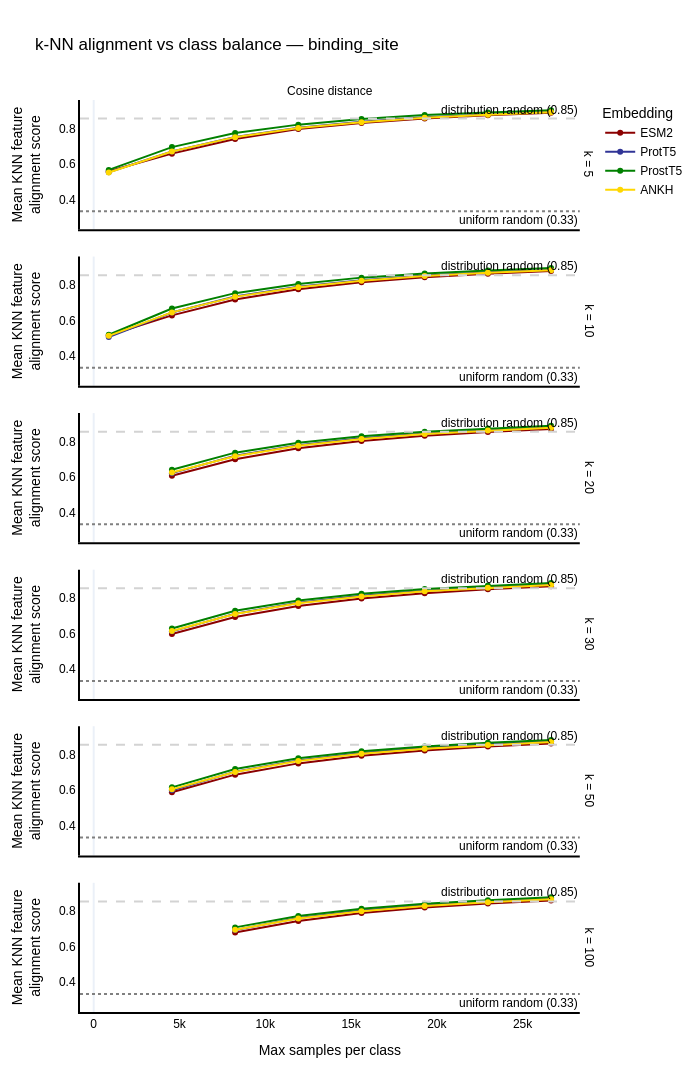

Notebook code for this chart:
### Markdown cell above
---
## Step 5 — Robustness to class imbalance and label noise

The Pla2g2 dataset has notable imbalance across enzyme classes — run both sweeps.

### 5a — Progressive rebalancing

Progressively downsample the majority class toward n_min and repeat KNN alignment.
Stable rankings → imbalance is not driving the result.
Changing rankings → the score was frequency-driven.

### Code cell
fig_balance = plot_knn_alignment_vs_class_balance(
    emma=ema,
    feature=feature,
    emb_spaces=models,
    k_values=k_values,
    metrics=["cosine"],
    n_balance_steps=8,
    seed=42,
    color_discrete_map=colors,
    show_random_baselines=True,
)
fig_balance.update_layout(width=700)
fig_balance.show()

### Figure 1 — Plotly figure (JSON) as saved in the notebook; plotly's stock layout.template omitted (floating-point values rounded to 4 significant figures)
{"data": [{"customdata": [[2631], [6786], [10469], [14152], [17835], [21518], [25201], [28884]], "hovertemplate": "Embedding=ESM2<br>k=5<br>Metric=Cosine distance<br>Max samples per class=%{x}<br>Mean KNN feature<br>alignment score=%{y}<br>Total samples=%{customdata[0]}<extra></extra>", "legendgroup": "ESM2", "line": {"color": "#8B0000", "dash": "solid"}, "marker": {"symbol": "circle"}, "mode": "lines+markers", "name": "ESM2", "orientation": "v", "showlegend": true, "type": "scatter", "x": [877, 4560, 8243, 11926, 15609, 19292, 22975, 26658], "xaxis": "x6", "y": [0.5586, 0.6576, 0.7399, 0.7959, 0.8304, 0.8561, 0.8745, 0.8882], "yaxis": "y6"}, {"customdata": [[2631], [6786], [10469], [14152], [17835], [21518], [25201], [28884]], "hovertemplate": "Embedding=ProtT5<br>k=5<br>Metric=Cosine distance<br>Max samples per class=%{x}<br>Mean KNN feature<br>alignment score=%{y}<br>Total samples=%{customdata[0]}<extra></extra>", "legendgroup": "ProtT5", "line": {"color": "#303496", "dash": "solid"}, "marker": {"symbol": "circle"}, "mode": "lines+markers", "name": "ProtT5", "orientation": "v", "showlegend": true, "type": "scatter", "x": [877, 4560, 8243, 11926, 15609, 19292, 22975, 26658], "xaxis": "x6", "y": [0.5527, 0.6696, 0.7517, 0.8028, 0.8373, 0.8629, 0.8784, 0.8924], "yaxis": "y6"}, {"customdata": [[2631], [6786], [10469], [14152], [17835], [21518], [25201], [28884]], "hovertemplate": "Embedding=ProstT5<br>k=5<br>Metric=Cosine distance<br>Max samples per class=%{x}<br>Mean KNN feature<br>alignment score=%{y}<br>Total samples=%{customdata[0]}<extra></extra>", "legendgroup": "ProstT5", "line": {"color": "#008000", "dash": "solid"}, "marker": {"symbol": "circle"}, "mode": "lines+markers", "name": "ProstT5", "orientation": "v", "showlegend": true, "type": "scatter", "x": [877, 4560, 8243, 11926, 15609, 19292, 22975, 26658], "xaxis": "x6", "y": [0.5659, 0.6943, 0.7739, 0.821, 0.8533, 0.8749, 0.8887, 0.9022], "yaxis": "y6"}, {"customdata": [[2631], [6786], [10469], [14152], [17835], [21518], [25201], [28884]], "hovertemplate": "Embedding=ANKH<br>k=5<br>Metric=Cosine distance<br>Max samples per class=%{x}<br>Mean KNN feature<br>alignment score=%{y}<br>Total samples=%{customdata[0]}<extra></extra>", "legendgroup": "ANKH", "line": {"color": "#FFD700", "dash": "solid"}, "marker": {"symbol": "circle"}, "mode": "lines+markers", "name": "ANKH", "orientation": "v", "showlegend": true, "type": "scatter", "x": [877, 4560, 8243, 11926, 15609, 19292, 22975, 26658], "xaxis": "x6", "y": [0.5513, 0.6692, 0.7505, 0.802, 0.8349, 0.86, 0.8767, 0.8905], "yaxis": "y6"}, {"customdata": [[2631], [6786], [10469], [14152], [17835], [21518], [25201], [28884]], "hovertemplate": "Embedding=ESM2<br>k=10<br>Metric=Cosine distance<br>Max samples per class=%{x}<br>Mean KNN feature<br>alignment score=%{y}<br>Total samples=%{customdata[0]}<extra></extra>", "legendgroup": "ESM2", "line": {"color": "#8B0000", "dash": "solid"}, "marker": {"symbol": "circle"}, "mode": "lines+markers", "name": "ESM2", "orientation": "v", "showlegend": false, "type": "scatter", "x": [877, 4560, 8243, 11926, 15609, 19292, 22975, 26658], "xaxis": "x5", "y": [0.5156, 0.6283, 0.7181, 0.7762, 0.8149, 0.8433, 0.8629, 0.8784], "yaxis": "y5"}, {"customdata": [[2631], [6786], [10469], [14152], [17835], [21518], [25201], [28884]], "hovertemplate": "Embedding=ProtT5<br>k=10<br>Metric=Cosine distance<br>Max samples per class=%{x}<br>Mean KNN feature<br>alignment score=%{y}<br>Total samples=%{customdata[0]}<extra></extra>", "legendgroup": "ProtT5", "line": {"color": "#303496", "dash": "solid"}, "marker": {"symbol": "circle"}, "mode": "lines+markers", "name": "ProtT5", "orientation": "v", "showlegend": false, "type": "scatter", "x": [877, 4560, 8243, 11926, 15609, 19292, 22975, 26658], "xaxis": "x5", "y": [0.5067, 0.6446, 0.7345, 0.7893, 0.8261, 0.853, 0.8709, 0.8858], "yaxis": "y5"}, {"customdata": [[2631], [6786], [10469], [14152], [17835], [21518], [25201], [28884]], "hovertemplate": "Embedding=ProstT5<br>k=10<br>Metric=Cosine distance<br>Max samples per class=%{x}<br>Mean KNN feature<br>alignment score=%{y}<br>Total samples=%{customdata[0]}<extra></extra>", "legendgroup": "ProstT5", "line": {"color": "#008000", "dash": "solid"}, "marker": {"symbol": "circle"}, "mode": "lines+markers", "name": "ProstT5", "orientation": "v", "showlegend": false, "type": "scatter", "x": [877, 4560, 8243, 11926, 15609, 19292, 22975, 26658], "xaxis": "x5", "y": [0.5192, 0.6672, 0.7536, 0.805, 0.841, 0.8645, 0.8811, 0.8953], "yaxis": "y5"}, {"customdata": [[2631], [6786], [10469], [14152], [17835], [21518], [25201], [28884]], "hovertemplate": "Embedding=ANKH<br>k=10<br>Metric=Cosine distance<br>Max samples per class=%{x}<br>Mean KNN feature<br>alignment score=%{y}<br>Total samples=%{customdata[0]}<extra></extra>", "legendgroup": "ANKH", "line": {"color": "#FFD700", "dash": "solid"}, "marker": {"symbol": "circle"}, "mode": "lines+markers", "name": "ANKH", "orientation": "v", "showlegend": false, "type": "scatter", "x": [877, 4560, 8243, 11926, 15609, 19292, 22975, 26658], "xaxis": "x5", "y": [0.5132, 0.6452, 0.7327, 0.7869, 0.8232, 0.8501, 0.8681, 0.8828], "yaxis": "y5"}, {"customdata": [[6786], [10469], [14152], [17835], [21518], [25201], [28884]], "hovertemplate": "Embedding=ESM2<br>k=20<br>Metric=Cosine distance<br>Max samples per class=%{x}<br>Mean KNN feature<br>alignment score=%{y}<br>Total samples=%{customdata[0]}<extra></extra>", "legendgroup": "ESM2", "line": {"color": "#8B0000", "dash": "solid"}, "marker": {"symbol": "circle"}, "mode": "lines+markers", "name": "ESM2", "orientation": "v", "showlegend": false, "type": "scatter", "x": [4560, 8243, 11926, 15609, 19292, 22975, 26658], "xaxis": "x4", "y": [0.6065, 0.7002, 0.7614, 0.8033, 0.8326, 0.8535, 0.87], "yaxis": "y4"}, {"customdata": [[6786], [10469], [14152], [17835], [21518], [25201], [28884]], "hovertemplate": "Embedding=ProtT5<br>k=20<br>Metric=Cosine distance<br>Max samples per class=%{x}<br>Mean KNN feature<br>alignment score=%{y}<br>Total samples=%{customdata[0]}<extra></extra>", "legendgroup": "ProtT5", "line": {"color": "#303496", "dash": "solid"}, "marker": {"symbol": "circle"}, "mode": "lines+markers", "name": "ProtT5", "orientation": "v", "showlegend": false, "type": "scatter", "x": [4560, 8243, 11926, 15609, 19292, 22975, 26658], "xaxis": "x4", "y": [0.6216, 0.7191, 0.7785, 0.8177, 0.8451, 0.8641, 0.88], "yaxis": "y4"}, {"customdata": [[6786], [10469], [14152], [17835], [21518], [25201], [28884]], "hovertemplate": "Embedding=ProstT5<br>k=20<br>Metric=Cosine distance<br>Max samples per class=%{x}<br>Mean KNN feature<br>alignment score=%{y}<br>Total samples=%{customdata[0]}<extra></extra>", "legendgroup": "ProstT5", "line": {"color": "#008000", "dash": "solid"}, "marker": {"symbol": "circle"}, "mode": "lines+markers", "name": "ProstT5", "orientation": "v", "showlegend": false, "type": "scatter", "x": [4560, 8243, 11926, 15609, 19292, 22975, 26658], "xaxis": "x4", "y": [0.6406, 0.7371, 0.7925, 0.8298, 0.8552, 0.8735, 0.8883], "yaxis": "y4"}, {"customdata": [[6786], [10469], [14152], [17835], [21518], [25201], [28884]], "hovertemplate": "Embedding=ANKH<br>k=20<br>Metric=Cosine distance<br>Max samples per class=%{x}<br>Mean KNN feature<br>alignment score=%{y}<br>Total samples=%{customdata[0]}<extra></extra>", "legendgroup": "ANKH", "line": {"color": "#FFD700", "dash": "solid"}, "marker": {"symbol": "circle"}, "mode": "lines+markers", "name": "ANKH", "orientation": "v", "showlegend": false, "type": "scatter", "x": [4560, 8243, 11926, 15609, 19292, 22975, 26658], "xaxis": "x4", "y": [0.6248, 0.7172, 0.7762, 0.8138, 0.8423, 0.8612, 0.8771], "yaxis": "y4"}, {"customdata": [[6786], [10469], [14152], [17835], [21518], [25201], [28884]], "hovertemplate": "Embedding=ESM2<br>k=30<br>Metric=Cosine distance<br>Max samples per class=%{x}<br>Mean KNN feature<br>alignment score=%{y}<br>Total samples=%{customdata[0]}<extra></extra>", "legendgroup": "ESM2", "line": {"color": "#8B0000", "dash": "solid"}, "marker": {"symbol": "circle"}, "mode": "lines+markers", "name": "ESM2", "orientation": "v", "showlegend": false, "type": "scatter", "x": [4560, 8243, 11926, 15609, 19292, 22975, 26658], "xaxis": "x3", "y": [0.5974, 0.6935, 0.7554, 0.7977, 0.8274, 0.8493, 0.8664], "yaxis": "y3"}, {"customdata": [[6786], [10469], [14152], [17835], [21518], [25201], [28884]], "hovertemplate": "Embedding=ProtT5<br>k=30<br>Metric=Cosine distance<br>Max samples per class=%{x}<br>Mean KNN feature<br>alignment score=%{y}<br>Total samples=%{customdata[0]}<extra></extra>", "legendgroup": "ProtT5", "line": {"color": "#303496", "dash": "solid"}, "marker": {"symbol": "circle"}, "mode": "lines+markers", "name": "ProtT5", "orientation": "v", "showlegend": false, "type": "scatter", "x": [4560, 8243, 11926, 15609, 19292, 22975, 26658], "xaxis": "x3", "y": [0.6122, 0.7113, 0.7729, 0.8132, 0.8412, 0.8612, 0.8772], "yaxis": "y3"}, {"customdata": [[6786], [10469], [14152], [17835], [21518], [25201], [28884]], "hovertemplate": "Embedding=ProstT5<br>k=30<br>Metric=Cosine distance<br>Max samples per class=%{x}<br>Mean KNN feature<br>alignment score=%{y}<br>Total samples=%{customdata[0]}<extra></extra>", "legendgroup": "ProstT5", "line": {"color": "#008000", "dash": "solid"}, "marker": {"symbol": "circle"}, "mode": "lines+markers", "name": "ProstT5", "orientation": "v", "showlegend": false, "type": "scatter", "x": [4560, 8243, 11926, 15609, 19292, 22975, 26658], "xaxis": "x3", "y": [0.6287, 0.7278, 0.7859, 0.8246, 0.851, 0.8701, 0.8852], "yaxis": "y3"}, {"customdata": [[6786], [10469], [14152], [17835], [21518], [25201], [28884]], "hovertemplate": "Embedding=ANKH<br>k=30<br>Metric=Cosine distance<br>Max samples per class=%{x}<br>Mean KNN feature<br>alignment score=%{y}<br>Total samples=%{customdata[0]}<extra></extra>", "legendgroup": "ANKH", "line": {"color": "#FFD700", "dash": "solid"}, "marker": {"symbol": "circle"}, "mode": "lines+markers", "name": "ANKH", "orientation": "v", "showlegend": false, "type": "scatter", "x": [4560, 8243, 11926, 15609, 19292, 22975, 26658], "xaxis": "x3", "y": [0.6146, 0.71, 0.7704, 0.8091, 0.8377, 0.8575, 0.8738], "yaxis": "y3"}, {"customdata": [[6786], [10469], [14152], [17835], [21518], [25201], [28884]], "hovertemplate": "Embedding=ESM2<br>k=50<br>Metric=Cosine distance<br>Max samples per class=%{x}<br>Mean KNN feature<br>alignment score=%{y}<br>Total samples=%{customdata[0]}<extra></extra>", "legendgroup": "ESM2", "line": {"color": "#8B0000", "dash": "solid"}, "marker": {"symbol": "circle"}, "mode": "lines+markers", "name": "ESM2", "orientation": "v", "showlegend": false, "type": "scatter", "x": [4560, 8243, 11926, 15609, 19292, 22975, 26658], "xaxis": "x2", "y": [0.5877, 0.687, 0.7504, 0.7933, 0.823, 0.8451, 0.8624], "yaxis": "y2"}, {"customdata": [[6786], [10469], [14152], [17835], [21518], [25201], [28884]], "hovertemplate": "Embedding=ProtT5<br>k=50<br>Metric=Cosine distance<br>Max samples per class=%{x}<br>Mean KNN feature<br>alignment score=%{y}<br>Total samples=%{customdata[0]}<extra></extra>", "legendgroup": "ProtT5", "line": {"color": "#303496", "dash": "solid"}, "marker": {"symbol": "circle"}, "mode": "lines+markers", "name": "ProtT5", "orientation": "v", "showlegend": false, "type": "scatter", "x": [4560, 8243, 11926, 15609, 19292, 22975, 26658], "xaxis": "x2", "y": [0.5988, 0.7029, 0.7674, 0.8084, 0.8375, 0.8583, 0.8746], "yaxis": "y2"}, {"customdata": [[6786], [10469], [14152], [17835], [21518], [25201], [28884]], "hovertemplate": "Embedding=ProstT5<br>k=50<br>Metric=Cosine distance<br>Max samples per class=%{x}<br>Mean KNN feature<br>alignment score=%{y}<br>Total samples=%{customdata[0]}<extra></extra>", "legendgroup": "ProstT5", "line": {"color": "#008000", "dash": "solid"}, "marker": {"symbol": "circle"}, "mode": "lines+markers", "name": "ProstT5", "orientation": "v", "showlegend": false, "type": "scatter", "x": [4560, 8243, 11926, 15609, 19292, 22975, 26658], "xaxis": "x2", "y": [0.6155, 0.7185, 0.7794, 0.819, 0.8462, 0.8662, 0.8818], "yaxis": "y2"}, {"customdata": [[6786], [10469], [14152], [17835], [21518], [25201], [28884]], "hovertemplate": "Embedding=ANKH<br>k=50<br>Metric=Cosine distance<br>Max samples per class=%{x}<br>Mean KNN feature<br>alignment score=%{y}<br>Total samples=%{customdata[0]}<extra></extra>", "legendgroup": "ANKH", "line": {"color": "#FFD700", "dash": "solid"}, "marker": {"symbol": "circle"}, "mode": "lines+markers", "name": "ANKH", "orientation": "v", "showlegend": false, "type": "scatter", "x": [4560, 8243, 11926, 15609, 19292, 22975, 26658], "xaxis": "x2", "y": [0.6042, 0.702, 0.7643, 0.8047, 0.8335, 0.854, 0.8704], "yaxis": "y2"}, {"customdata": [[10469], [14152], [17835], [21518], [25201], [28884]], "hovertemplate": "Embedding=ESM2<br>k=100<br>Metric=Cosine distance<br>Max samples per class=%{x}<br>Mean KNN feature<br>alignment score=%{y}<br>Total samples=%{customdata[0]}<extra></extra>", "legendgroup": "ESM2", "line": {"color": "#8B0000", "dash": "solid"}, "marker": {"symbol": "circle"}, "mode": "lines+markers", "name": "ESM2", "orientation": "v", "showlegend": false, "type": "scatter", "x": [8243, 11926, 15609, 19292, 22975, 26658], "xaxis": "x", "y": [0.6794, 0.745, 0.7899, 0.82, 0.8424, 0.8597], "yaxis": "y"}, {"customdata": [[10469], [14152], [17835], [21518], [25201], [28884]], "hovertemplate": "Embedding=ProtT5<br>k=100<br>Metric=Cosine distance<br>Max samples per class=%{x}<br>Mean KNN feature<br>alignment score=%{y}<br>Total samples=%{customdata[0]}<extra></extra>", "legendgroup": "ProtT5", "line": {"color": "#303496", "dash": "solid"}, "marker": {"symbol": "circle"}, "mode": "lines+markers", "name": "ProtT5", "orientation": "v", "showlegend": false, "type": "scatter", "x": [8243, 11926, 15609, 19292, 22975, 26658], "xaxis": "x", "y": [0.6938, 0.7609, 0.8034, 0.8334, 0.8547, 0.8717], "yaxis": "y"}, {"customdata": [[10469], [14152], [17835], [21518], [25201], [28884]], "hovertemplate": "Embedding=ProstT5<br>k=100<br>Metric=Cosine distance<br>Max samples per class=%{x}<br>Mean KNN feature<br>alignment score=%{y}<br>Total samples=%{customdata[0]}<extra></extra>", "legendgroup": "ProstT5", "line": {"color": "#008000", "dash": "solid"}, "marker": {"symbol": "circle"}, "mode": "lines+markers", "name": "ProstT5", "orientation": "v", "showlegend": false, "type": "scatter", "x": [8243, 11926, 15609, 19292, 22975, 26658], "xaxis": "x", "y": [0.7085, 0.7721, 0.8132, 0.8414, 0.8621, 0.8781], "yaxis": "y"}, {"customdata": [[10469], [14152], [17835], [21518], [25201], [28884]], "hovertemplate": "Embedding=ANKH<br>k=100<br>Metric=Cosine distance<br>Max samples per class=%{x}<br>Mean KNN feature<br>alignment score=%{y}<br>Total samples=%{customdata[0]}<extra></extra>", "legendgroup": "ANKH", "line": {"color": "#FFD700", "dash": "solid"}, "marker": {"symbol": "circle"}, "mode": "lines+markers", "name": "ANKH", "orientation": "v", "showlegend": false, "type": "scatter", "x": [8243, 11926, 15609, 19292, 22975, 26658], "xaxis": "x", "y": [0.695, 0.7586, 0.7999, 0.8293, 0.8505, 0.8672], "yaxis": "y"}], "layout": {"annotations": [{"showarrow": false, "text": "Cosine distance", "x": 0.49, "xanchor": "center", "xref": "paper", "y": 1, "yanchor": "bottom", "yref": "paper"}, {"showarrow": false, "text": "k = 100", "textangle": 90, "x": 0.98, "xanchor": "left", "xref": "paper", "y": 0.07083, "yanchor": "middle", "yref": "paper"}, {"showarrow": false, "text": "k = 50", "textangle": 90, "x": 0.98, "xanchor": "left", "xref": "paper", "y": 0.2425, "yanchor": "middle", "yref": "paper"}, {"showarrow": false, "text": "k = 30", "textangle": 90, "x": 0.98, "xanchor": "left", "xref": "paper", "y": 0.4142, "yanchor": "middle", "yref": "paper"}, {"showarrow": false, "text": "k = 20", "textangle": 90, "x": 0.98, "xanchor": "left", "xref": "paper", "y": 0.5858, "yanchor": "middle", "yref": "paper"}, {"showarrow": false, "text": "k = 10", "textangle": 90, "x": 0.98, "xanchor": "left", "xref": "paper", "y": 0.7575, "yanchor": "middle", "yref": "paper"}, {"showarrow": false, "text": "k = 5", "textangle": 90, "x": 0.98, "xanchor": "left", "xref": "paper", "y": 0.9292, "yanchor": "middle", "yref": "paper"}, {"showarrow": false, "text": "uniform random (0.33)", "x": 1, "xanchor": "right", "xref": "x domain", "y": 0.3333, "yanchor": "top", "yref": "y"}, {"showarrow": false, "text": "uniform random (0.33)", "x": 1, "xanchor": "right", "xref": "x2 domain", "y": 0.3333, "yanchor": "top", "yref": "y2"}, {"showarrow": false, "text": "uniform random (0.33)", "x": 1, "xanchor": "right", "xref": "x3 domain", "y": 0.3333, "yanchor": "top", "yref": "y3"}, {"showarrow": false, "text": "uniform random (0.33)", "x": 1, "xanchor": "right", "xref": "x4 domain", "y": 0.3333, "yanchor": "top", "yref": "y4"}, {"showarrow": false, "text": "uniform random (0.33)", "x": 1, "xanchor": "right", "xref": "x5 domain", "y": 0.3333, "yanchor": "top", "yref": "y5"}, {"showarrow": false, "text": "uniform random (0.33)", "x": 1, "xanchor": "right", "xref": "x6 domain", "y": 0.3333, "yanchor": "top", "yref": "y6"}, {"showarrow": false, "text": "distribution random (0.85)", "x": 1, "xanchor": "right", "xref": "x domain", "y": 0.8549, "yanchor": "bottom", "yref": "y"}, {"showarrow": false, "text": "distribution random (0.85)", "x": 1, "xanchor": "right", "xref": "x2 domain", "y": 0.8549, "yanchor": "bottom", "yref": "y2"}, {"showarrow": false, "text": "distribution random (0.85)", "x": 1, "xanchor": "right", "xref": "x3 domain", "y": 0.8549, "yanchor": "bottom", "yref": "y3"}, {"showarrow": false, "text": "distribution random (0.85)", "x": 1, "xanchor": "right", "xref": "x4 domain", "y": 0.8549, "yanchor": "bottom", "yref": "y4"}, {"showarrow": false, "text": "distribution random (0.85)", "x": 1, "xanchor": "right", "xref": "x5 domain", "y": 0.8549, "yanchor": "bottom", "yref": "y5"}, {"showarrow": false, "text": "distribution random (0.85)", "x": 1, "xanchor": "right", "xref": "x6 domain", "y": 0.8549, "yanchor": "bottom", "yref": "y6"}], "font": {"color": "black", "family": "Arial", "size": 12}, "height": 1400, "legend": {"title": {"text": "Embedding"}, "tracegroupgap": 0}, "shapes": [{"line": {"color": "grey", "dash": "dot"}, "type": "line", "x0": 0, "x1": 1, "xref": "x domain", "y0": 0.3333, "y1": 0.3333, "yref": "y"}, {"line": {"color": "grey", "dash": "dot"}, "type": "line", "x0": 0, "x1": 1, "xref": "x2 domain", "y0": 0.3333, "y1": 0.3333, "yref": "y2"}, {"line": {"color": "grey", "dash": "dot"}, "type": "line", "x0": 0, "x1": 1, "xref": "x3 domain", "y0": 0.3333, "y1": 0.3333, "yref": "y3"}, {"line": {"color": "grey", "dash": "dot"}, "type": "line", "x0": 0, "x1": 1, "xref": "x4 domain", "y0": 0.3333, "y1": 0.3333, "yref": "y4"}, {"line": {"color": "grey", "dash": "dot"}, "type": "line", "x0": 0, "x1": 1, "xref": "x5 domain", "y0": 0.3333, "y1": 0.3333, "yref": "y5"}, {"line": {"color": "grey", "dash": "dot"}, "type": "line", "x0": 0, "x1": 1, "xref": "x6 domain", "y0": 0.3333, "y1": 0.3333, "yref": "y6"}, {"line": {"color": "lightgrey", "dash": "dash"}, "type": "line", "x0": 0, "x1": 1, "xref": "x domain", "y0": 0.8549, "y1": 0.8549, "yref": "y"}, {"line": {"color": "lightgrey", "dash": "dash"}, "type": "line", "x0": 0, "x1": 1, "xref": "x2 domain", "y0": 0.8549, "y1": 0.8549, "yref": "y2"}, {"line": {"color": "lightgrey", "dash": "dash"}, "type": "line", "x0": 0, "x1": 1, "xref": "x3 domain", "y0": 0.8549, "y1": 0.8549, "yref": "y3"}, {"line": {"color": "lightgrey", "dash": "dash"}, "type": "line", "x0": 0, "x1": 1, "xref": "x4 domain", "y0": 0.8549, "y1": 0.8549, "yref": "y4"}, {"line": {"color": "lightgrey", "dash": "dash"}, "type": "line", "x0": 0, "x1": 1, "xref": "x5 domain", "y0": 0.8549, "y1": 0.8549, "yref": "y5"}, {"line": {"color": "lightgrey", "dash": "dash"}, "type": "line", "x0": 0, "x1": 1, "xref": "x6 domain", "y0": 0.8549, "y1": 0.8549, "yref": "y6"}], "title": {"text": "k-NN alignment vs class balance — binding_site"}, "width": 700, "xaxis": {"anchor": "y", "domain": [0, 0.98], "linecolor": "black", "linewidth": 2, "showgrid": false, "showline": true, "title": {"text": "Max samples per class"}}, "xaxis2": {"anchor": "y2", "domain": [0, 0.98], "linecolor": "black", "linewidth": 2, "matches": "x", "showgrid": false, "showline": true, "showticklabels": false}, "xaxis3": {"anchor": "y3", "domain": [0, 0.98], "linecolor": "black", "linewidth": 2, "matches": "x", "showgrid": false, "showline": true, "showticklabels": false}, "xaxis4": {"anchor": "y4", "domain": [0, 0.98], "linecolor": "black", "linewidth": 2, "matches": "x", "showgrid": false, "showline": true, "showticklabels": false}, "xaxis5": {"anchor": "y5", "domain": [0, 0.98], "linecolor": "black", "linewidth": 2, "matches": "x", "showgrid": false, "showline": true, "showticklabels": false}, "xaxis6": {"anchor": "y6", "domain": [0, 0.98], "linecolor": "black", "linewidth": 2, "matches": "x", "showgrid": false, "showline": true, "showticklabels": false}, "yaxis": {"anchor": "x", "domain": [0, 0.1417], "linecolor": "black", "linewidth": 2, "showgrid": false, "showline": true, "title": {"text": "Mean KNN feature<br>alignment score"}}, "yaxis2": {"anchor": "x2", "domain": [0.1717, 0.3133], "linecolor": "black", "linewidth": 2, "matches": "y", "showgrid": false, "showline": true, "title": {"text": "Mean KNN feature<br>alignment score"}}, "yaxis3": {"anchor": "x3", "domain": [0.3433, 0.485], "linecolor": "black", "linewidth": 2, "matches": "y", "showgrid": false, "showline": true, "title": {"text": "Mean KNN feature<br>alignment score"}}, "yaxis4": {"anchor": "x4", "domain": [0.515, 0.6567], "linecolor": "black", "linewidth": 2, "matches": "y", "showgrid": false, "showline": true, "title": {"text": "Mean KNN feature<br>alignment score"}}, "yaxis5": {"anchor": "x5", "domain": [0.6867, 0.8283], "linecolor": "black", "linewidth": 2, "matches": "y", "showgrid": false, "showline": true, "title": {"text": "Mean KNN feature<br>alignment score"}}, "yaxis6": {"anchor": "x6", "domain": [0.8583, 1], "linecolor": "black", "linewidth": 2, "matches": "y", "showgrid": false, "showline": true, "title": {"text": "Mean KNN feature<br>alignment score"}}}}
